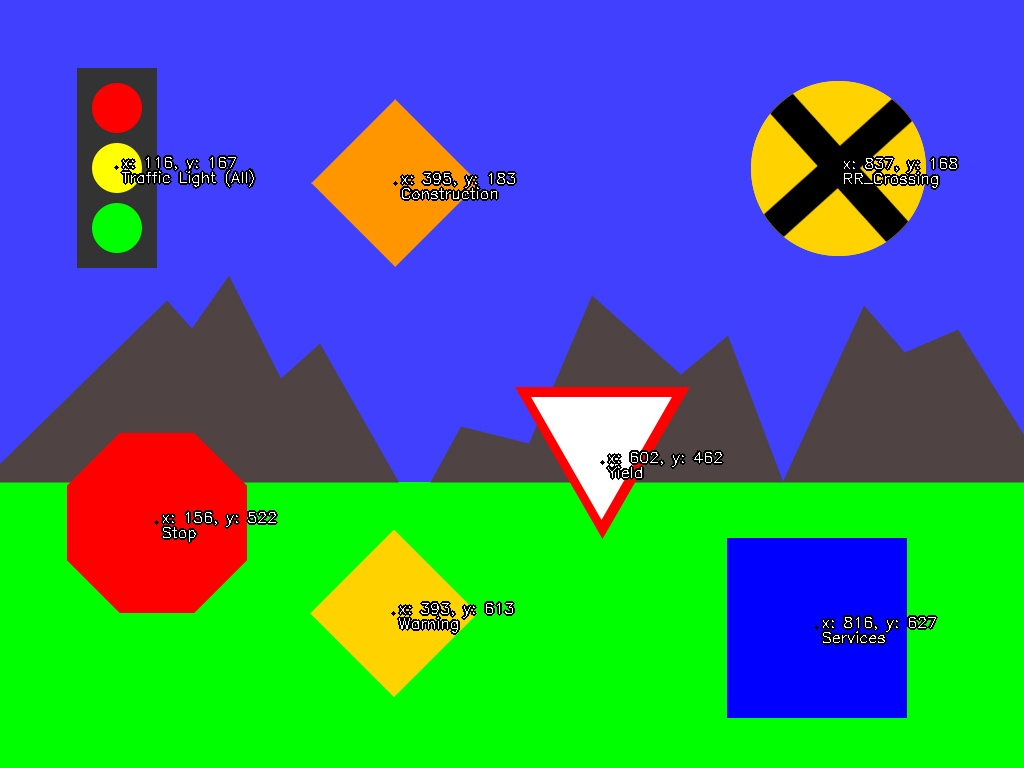
#> input picture assignments/computer-vision/sign-detection/all_signs_txt.jpg, 1024 x 768 px
$ python -i sign-detection.py   (imports and definitions only)
#> lines starting #> are read from the running program, lines starting #| are printed output that depends on the picture; after the words box and inside, x2 and y2 are one past the last pixel; in counts of white or black regions, pixels touching at a corner belong together
### assignments/computer-vision/sign-detection/traffic_light.py
import cv2
import numpy as np
import hw2
import features as feat


def coords(img: np.ndarray, img_edge: np.ndarray) -> tuple:
    """
    This function identifies lines within a given image, and uses this data
    to identify any rectangles in the image. This is the first step of traffic
    light detection.
    :param: Image as numpy array
    :param: Binary Image showing the edges in the image, as numpy array
    :return: ...
    """
    # Convert the traffic light to HSV
    hsv = cv2.cvtColor(img, cv2.COLOR_BGR2HSV)

    h, w = hsv.shape[:2]

    # Get the edges of the traffic light
    color_low = np.array([0, 0, 38])
    color_high = np.array([0, 64, 76])
    mask = cv2.inRange(hsv, color_low, color_high)
    img_edge = cv2.Canny(mask, 20, 100)

    cX = None
    cY = None

    # Using the edges, find the lines on the traffic light
    lines = cv2.HoughLinesP(img_edge, 1, np.pi / 180, 50, None, 5, 10)
    if lines is not None:
        for line in lines:
            x0, y0, x1, y1 = line[0]

    # Using the lines, find the dimensions of the traffic light
    xaxis, yaxis = feat.sign_axis(lines)

    # Get the center coordinate
    cX, cY = feat.center(xaxis, yaxis)

    return cX, cY, xaxis, yaxis


def color(img: np.ndarray, img_blur: np.ndarray) -> tuple:
    """
    This function searches for circles within a given image, representing traffic lights.
    If lights are found, it measures the intensity of their colors, and uses this data
    to determine which lights are lit. This is the second (and final) step of traffic
    light detection.
    :param: Image as numpy array
    :param: Blurred Image as numpy array
    :return: String representing the color of the lit lights.
    """
    # Find the circles in the traffic light
    circles = cv2.HoughCircles(img_blur, cv2.HOUGH_GRADIENT, 1, 1, param1=41, param2=34, minRadius=1, maxRadius=0)

    # Initialize each possible color to 'False' by default
    red = False
    yellow = False
    green = False

    # Initialize the lit color to 'None' by default
    color = None

    # If circles are found, analyze their colors to determine which lights are lit, if any
    if circles is not None:
        for circle in circles[0]:
            x, y, radius = circle
            x = int(x)
            y = int(y)

            # Get the green and red values of the center point of the circle
            g = img[y][x][1]
            r = img[y][x][2]

            if g >= 250 and r >= 250:
                # If 'g' and 'r' are greater than 250, the light is lit yellow
                yellow = True
            elif g >= 250:
                # If 'g' is greater than 250, the light is lit green
                green = True
            elif r >= 250:
                # If 'r' is greater than 250, the light is lit red
                red = True
            else:
                pass

        if green == True:
            # If green is lit
            if yellow == True:
                # If green and yellow are lit, red is likely lit as well
                color = "All"
            else:
                color = "Green"
        elif yellow == True:
            # If yellow is lit
            if green == True:
                # If yellow and green are lit, red is likely lit as well
                color = "All"
            else:
                color = "Yellow"
        elif red == True:
            # If red is lit
            color = "Red"
        else:
            # If no lights are lit
            color = "None"

    return color

### assignments/computer-vision/sign-detection/features.py
import cv2
import numpy as np


# [40 lines left out: functions sign_lines, sign_circle, not called in this run]


def sign_axis(lines: np.ndarray) -> tuple[np.ndarray, np.ndarray]:
    """
    This function takes in a numpy array of lines and returns a tuple of np.ndarray and np.ndarray.

    This function should identify the lines that make up a sign and split the x and y coordinates.

    :param lines: Numpy array of lines.
    :return: Tuple of np.ndarray and np.ndarray with each np.ndarray consisting of the x coordinates and y coordinates
             respectively.
    """
    xaxis = np.empty(0, dtype=np.int32)
    yaxis = np.empty(0, dtype=np.int32)

    if lines is not None:
        for line in lines:
            for x0, y0, x1, y1 in line:
                xaxis = np.append(xaxis, x0)
                xaxis = np.append(xaxis, x1)
                yaxis = np.append(yaxis, y0)
                yaxis = np.append(yaxis, y1)

    return xaxis, yaxis


def center(xaxis: np.ndarray, yaxis: np.ndarray) -> tuple[int, int]:
    """
    This function takes in two numpy arrays representing the x and y axis of a set of lines. It returns a tuple of
    int and int.

    This function uses the axes to identify an x and y value for the center.

    :param xaxis: Numpy array of x values.
    :param yaxis: Numpy array of y values.
    :return: Tuple of int and int, containing the center x and y values respectively.
    """
    xmin = None
    xmax = None
    ymin = None
    ymax = None

    cX = None
    cY = None

    if len(xaxis) != 0 and len(yaxis) != 0:
        # Calculate the range of x and y values for a set of lines
        xmin = xaxis.min()
        xmax = xaxis.max()
        ymin = yaxis.min()
        ymax = yaxis.max()

        # Use the range of x and y values to get the center coordinate
        cX = ((xmax - xmin)//2)+xmin
        cY = ((ymax - ymin)//2)+ymin

    return cX, cY


# [146 lines left out: functions filter_angles, exclude_range, center_rad, not called in this run]

### assignments/computer-vision/sign-detection/sign-detection.py
import cv2
import numpy as np
import traffic_light as tl
import features as feat


def identify_traffic_light(img: np.ndarray) -> tuple:
    """
    This function takes in the image as a numpy array and returns a tuple identifying the location
    of the traffic light in the image and the lighted light.

    :param img: Image as numpy array
    :return: Tuple identifying the location of the traffic light in the image and light.
             ( x,   y, color)
             (140, 100, 'None') or (140, 100, 'Red')
             In the case of no light lit, coordinates can be just center of traffic light
    """
    # Copy the image and get the edges
    coord_img = img.copy()
    img_gray = cv2.cvtColor(coord_img, cv2.COLOR_BGR2GRAY)
    img_blur = cv2.GaussianBlur(img_gray, (0, 0), 1.5)
    img_edge = cv2.Canny(img_blur, 0, 2)

    # Use the copied image and its edges to get the center and dimensions of the traffic light
    cX, cY, xaxis, yaxis = tl.coords(coord_img, img_edge)

    xmin = None
    xmax = None
    ymin = None
    ymax = None

    # Use the dimensions to crop the traffic light into its own image
    if len(xaxis) != 0 and len(yaxis) != 0:
        xmin = xaxis.min()
        xmax = xaxis.max()
        ymin = yaxis.min()
        ymax = yaxis.max()
    cropped_img = img[ymin:ymax, xmin:xmax]

    # Convert the traffic light to grayscale and blur it
    cropped_gray = cv2.cvtColor(cropped_img, cv2.COLOR_BGR2GRAY)
    cropped_blur = cv2.GaussianBlur(cropped_gray, (0,0), 1.5)

    # Look for color(s) that are lit on the traffic light
    color = None
    if cX != None and cY != None:
        color = tl.color(cropped_img, cropped_blur)

    return cX, cY, color


# [350 lines left out: functions identify_stop_sign, identify_yield, identify_construction, identify_warning, identify_rr_crossing, identify_services and 3 more, not called in this run]

>>> import cv2
>>> picture = cv2.imread('all_signs_txt.jpg')
#> picture is the input picture: shape (768, 1024, 3); mean B, G, R 128.5, 121.3, 63.9
>>> result = identify_traffic_light(picture)
#> in identify_traffic_light, `img_gray = cv2.cvtColor(coord_img, cv2.COLOR_BGR2GRAY)`:
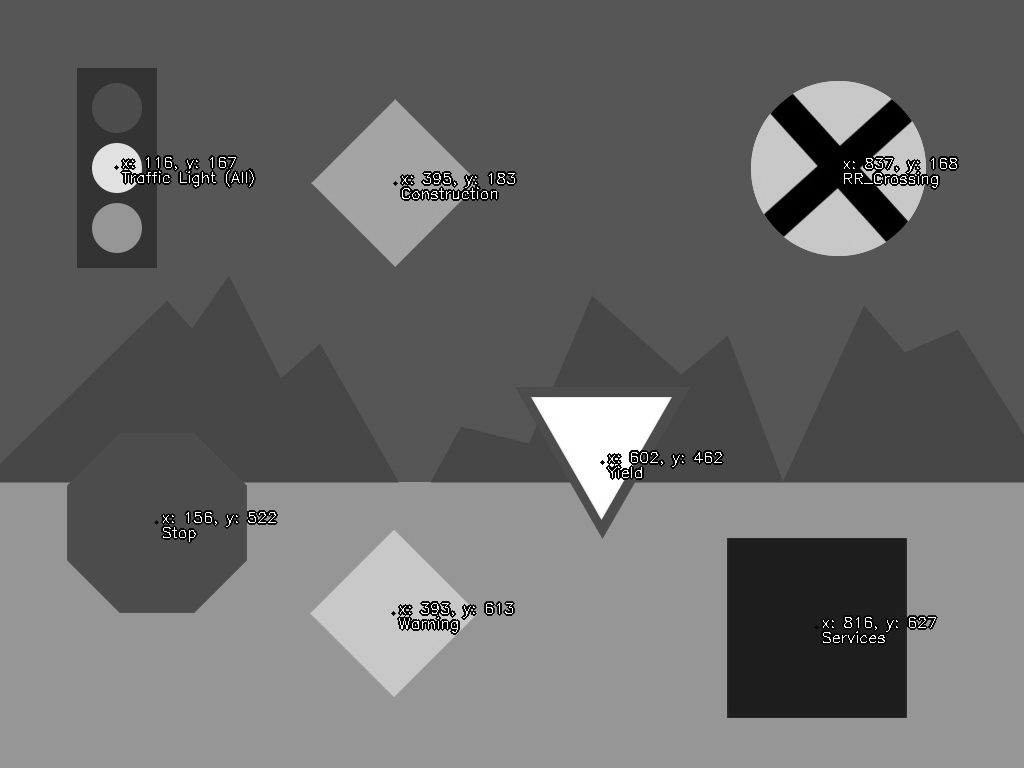
#> img_gray: shape (768, 1024); min 0, max 255, mean 105
#> in identify_traffic_light, `img_edge = cv2.Canny(img_blur, 0, 2)`:
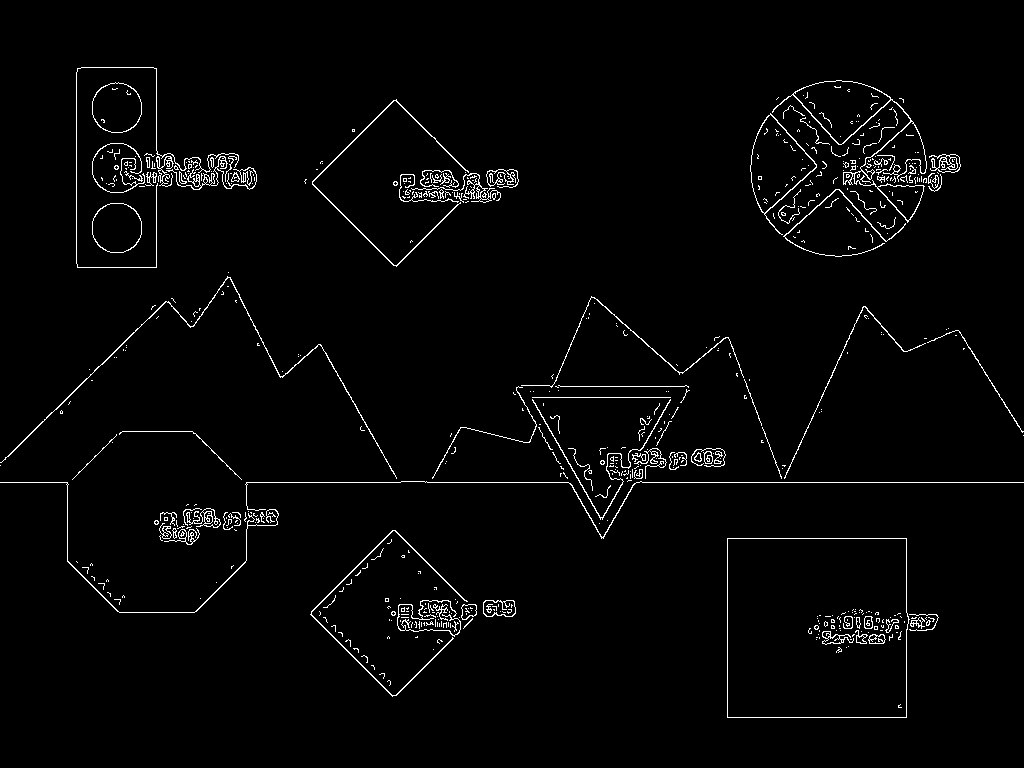
#> img_edge: shape (768, 1024); 2.2% white in thin lines or dots, all inside (x1, y1, x2, y2) = (0, 67, 1024, 718)
#> in coords, `hsv = cv2.cvtColor(img, cv2.COLOR_BGR2HSV)`: hsv: shape (768, 1024, 3); mean H, S, V 78.2, 195.4, 224.7
#> in coords, `mask = cv2.inRange(hsv, color_low, color_high)`:
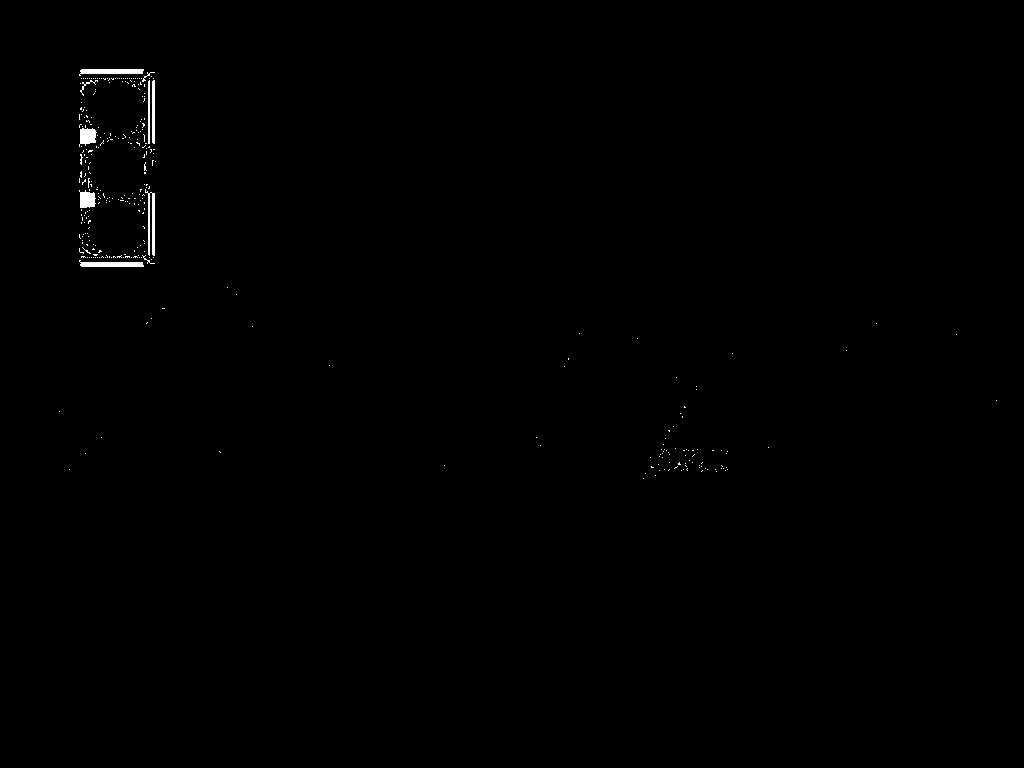
#> mask: shape (768, 1024); 0.32% white; 337 white regions (327 under 20 px), largest, box (x1, y1, x2, y2) and area: (145, 189, 155, 256) 322, (79, 69, 144, 76) 318, (79, 260, 144, 267) 318
#> in coords, `img_edge = cv2.Canny(mask, 20, 100)`:
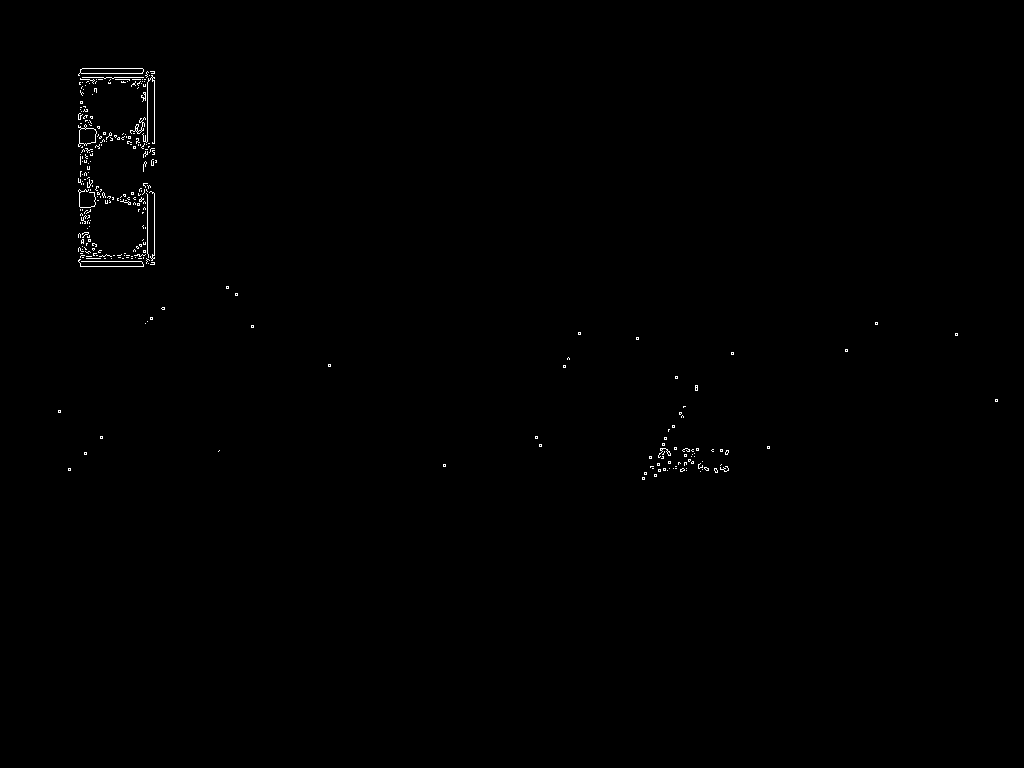
#> img_edge: shape (768, 1024); 0.32% white in thin lines or dots, all inside (x1, y1, x2, y2) = (58, 68, 998, 480)
#> in coords, `lines = cv2.HoughLinesP(img_edge, 1, np.pi / 180, 50, None, 5, 10)`: lines = 14 rows, first 6: [154, 264, 154, 193], [147, 261, 147, 183], [153, 165, 154, 77], [148, 81, 148, 72], [80, 266, 80, 207], [146, 72, 148, 147]
#> the loop in coords, `for line in lines:` made 14 passes
#> (x0, y0, x1, y1) on passes 1 to 12: (154, 264, 154, 193), (147, 261, 147, 183), (153, 165, 154, 77), (148, 81, 148, 72), (80, 266, 80, 207), (146, 72, 148, 147), (78, 261, 141, 261), (79, 73, 154, 73), (143, 171, 143, 118), (81, 266, 143, 266), (82, 77, 153, 77), (78, 114, 79, 146)
#> the loop in sign_axis, `for line in lines:` made 14 passes
#> in coords, `xaxis, yaxis = feat.sign_axis(lines)`: xaxis = 28 values, max 154 at index 0, min 78 at index 12, mean 121.4; yaxis = 28 values, max 266 at index 8, min 68 at index 24, mean 150.9
#> in center, `xmin = xaxis.min()`: xmin = 78
#> in center, `xmax = xaxis.max()`: xmax = 154
#> in center, `ymin = yaxis.min()`: ymin = 68
#> in center, `ymax = yaxis.max()`: ymax = 266
#> in center, `cX = ((xmax - xmin)//2)+xmin`: cX = 116
#> in center, `cY = ((ymax - ymin)//2)+ymin`: cY = 167
#> in coords, `cX, cY = feat.center(xaxis, yaxis)`: cX = 116; cY = 167
#> in identify_traffic_light, `cX, cY, xaxis, yaxis = tl.coords(coord_img, img_edge)`: cX = 116; cY = 167
#> in identify_traffic_light, `xmin = xaxis.min()`: xmin = 78
#> in identify_traffic_light, `xmax = xaxis.max()`: xmax = 154
#> in identify_traffic_light, `ymin = yaxis.min()`: ymin = 68
#> in identify_traffic_light, `ymax = yaxis.max()`: ymax = 266
#> in identify_traffic_light, `cropped_img = img[ymin:ymax, xmin:xmax]`:
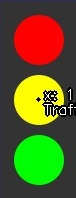
#> cropped_img: shape (198, 76, 3); mean B, G, R 33.9, 92.8, 92.6
#> in identify_traffic_light, `cropped_gray = cv2.cvtColor(cropped_img, cv2.COLOR_BGR2GRAY)`:
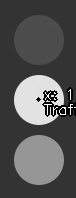
#> cropped_gray: shape (198, 76); min 0, max 255, mean 86
#> in identify_traffic_light, `cropped_blur = cv2.GaussianBlur(cropped_gray, (0,0), 1.5)`:
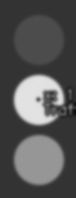
#> cropped_blur: shape (198, 76); min 13, max 226, mean 86
#> in color, `circles = cv2.HoughCircles(img_blur, cv2.HOUGH_GRADIENT, 1, 1, param1=..`: circles = [[38.5, 159.5, 25], [38.5, 99.5, 25], [38.5, 39.5, 25.2]]
#> the loop in color, `for circle in circles[0]:` made 3 passes
#> (circle, y, radius, g, r, green) on pass 1: ([38.5, 159.5, 25], 159, 25, 255, 0, True)
#> (circle, y, radius, g, r, red) on pass 3: ([38.5, 39.5, 25.2], 39, 25.2, 0, 254, True)
#> in identify_traffic_light, `color = tl.color(cropped_img, cropped_blur)`: color = 'Green'
#> result = (116, 167, 'Green')
